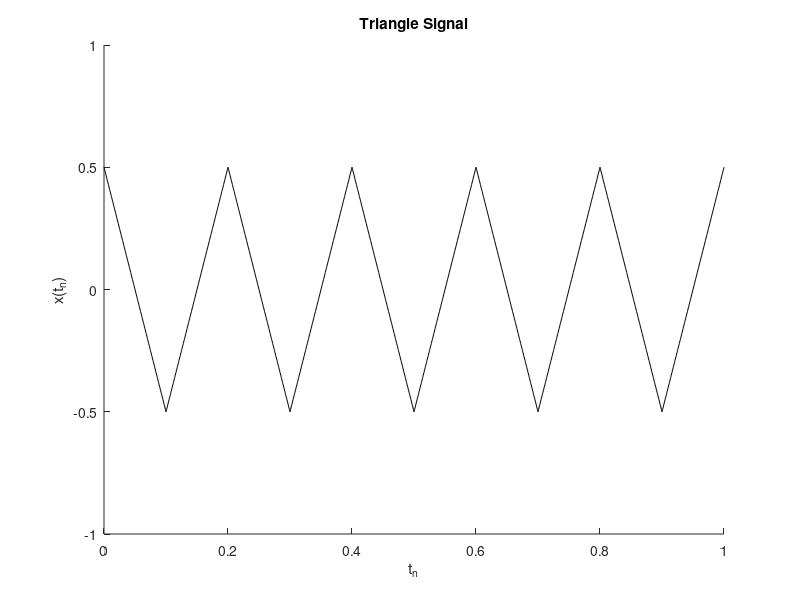

Here is the MATLAB script that generated this plot:
%% Chirp
fSamp = 8000; % number of time samples per second
dt = 1/fSamp;
tStart = 0;
tStop = 1.5;
tt = tStart:dt:tStop;
mu = 600;
fzero = 400;
phi = 2*pi*rand; % random phase
psi = 2*pi*mu*tt.^2 + 2*pi*fzero*tt + phi;
cc = real(7.7*exp(1j*psi));
%soundsc(cc, fSamp); % uncomment to hear the sound
%plotspec(cc + 1j*1e-12, fSamp, 256) % with negative frequencies
%colorbar
%grid on

%% Triangle
fs = 1000;
tStop = 1;
T = 0.2;
Amp = 0.5;

tt = 0:(1/fs):tStop;
qq = rem(tt, T);
xx = Amp*(4/T)*(abs(qq-(0.5*T))-0.25*T);

figure
hold on
plot(tt, xx, 'k-')
axis([0, 1, -1, 1])
ylabel('x(t_n)')
xlabel('t_n')
title('Triangle Signal')
hold off

%% Decibels
numbers = [0.1, 1, 2, 5, 10, 100];
decibelized = 20*log10(numbers);
decibels = [-6, -60, -80];
decimalized = 10.^(decibels./20);

%% 
kk = [1, 3, 5, 15];
a_k = [0, 0, 0, 0];
for k = 1:4
    if (mod(kk(k), 2) == 1)
        a_k(k) = (-2)/((pi^2)*(kk(k)^2));
    end
end
disp(a_k(2)/a_k(1))
disp(a_k(3)/a_k(1))
disp(a_k(4)/a_k(1))